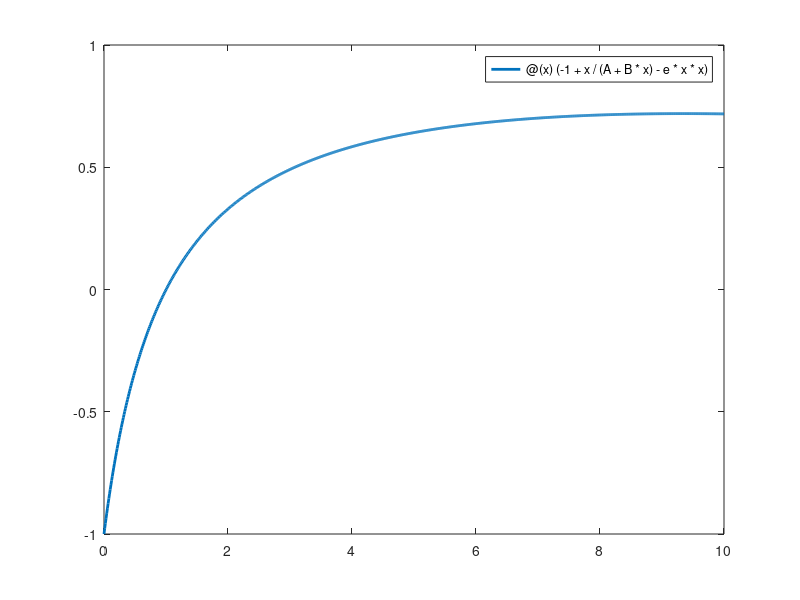

MATLAB code for this plot: (Note: this script raises an error after producing the figure.)
% Declare variable values

A = 0.5;
B = 0.5;
e = 0.001;


% Plotting N(P) and formatting the plot

fplot(@(x) (-1+x/(A+B*x)-e*x*x),[0 10],'LineWidth',2)
hold();
y=0;
x2=0;
fplot(y);
xlim([0,20]);
hold();
title('N(P) as a function of P');
xlabel('P value');
ylabel('N(P)');
grid on;


x1 = fsolve(@myfunc3,1)
x2 = fsolve(@myfunc3,9)



